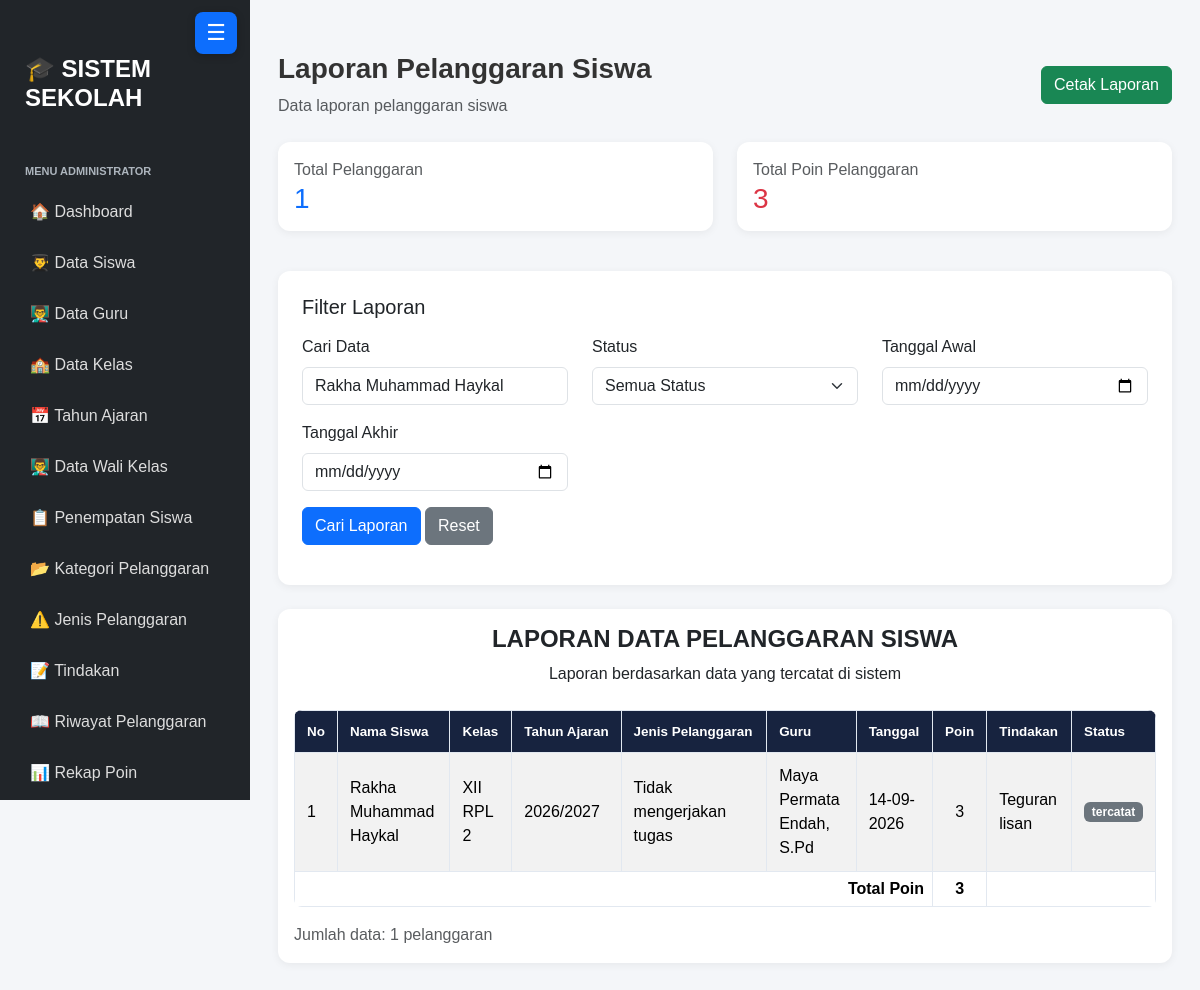
/laporan.php?cari=Rakha Muhammad Haykal (signed in), run on the app's committed database.
### tables this page shows
CREATE TABLE `t_pelanggaran_siswa` (
  `id` int(11) NOT NULL,
  `tahun_ajaran_id` int(11) DEFAULT NULL,
  `siswa_id` int(11) DEFAULT NULL,
  `nama_siswa` varchar(150) NOT NULL,
  `kelas_id` int(11) DEFAULT NULL,
  `nama_kelas` varchar(100) NOT NULL,
  `pelanggaran_id` int(11) DEFAULT NULL,
  `nama_pelanggaran` varchar(150) NOT NULL,
  `pelanggaran_kategori_id` int(11) DEFAULT NULL,
  `guru_id` int(11) DEFAULT NULL,
  `nama_guru` varchar(150) NOT NULL,
  `tanggal` date DEFAULT NULL,
  `keterangan` text NOT NULL,
  `poin` int(11) NOT NULL,
  `tindakan` text NOT NULL,
  `status` varchar(30) NOT NULL,
  `created_at` timestamp NOT NULL DEFAULT current_timestamp(),
  `updated_at` timestamp NOT NULL DEFAULT current_timestamp()
);

CREATE TABLE `t_tahun_ajaran` (
  `id` int(11) NOT NULL,
  `nama` varchar(20) DEFAULT NULL,
  `tanggal_mulai` date NOT NULL,
  `tanggal_selesai` date NOT NULL,
  `status_aktif` tinyint(1) NOT NULL,
  `created_at` timestamp NOT NULL DEFAULT current_timestamp(),
  `updated_at` timestamp NOT NULL DEFAULT current_timestamp()
);

### laporan.php (the view, shortened to what this page needs)
<?php
include 'config/koneksi.php';
$cari = trim($_GET['cari'] ?? '');
$status = trim($_GET['status'] ?? '');
$tanggal_awal = trim($_GET['tanggal_awal'] ?? '');
$tanggal_akhir = trim($_GET['tanggal_akhir'] ?? '');
$sql = "
    SELECT
        p.id,
        p.nama_siswa,
        p.nama_kelas,
        p.nama_pelanggaran,
        p.nama_guru,
        p.tanggal,
        p.keterangan,
        p.poin,
        p.tindakan,
        p.status,
        ta.nama AS tahun_ajaran
    FROM t_pelanggaran_siswa p
    LEFT JOIN t_tahun_ajaran ta
        ON p.tahun_ajaran_id = ta.id
    WHERE
        (
            p.nama_siswa LIKE ?
            OR p.nama_kelas LIKE ?
            OR p.nama_guru LIKE ?
            OR p.nama_pelanggaran LIKE ?
        )
        AND (? = '' OR p.status = ?)
        AND (? = '' OR p.tanggal >= ?)
        AND (? = '' OR p.tanggal <= ?)
    ORDER BY p.tanggal DESC, p.id DESC
";
$stmt = mysqli_prepare($koneksi, $sql);
$keyword = '%' . $cari . '%';
mysqli_stmt_bind_param(
    $stmt,
    "ssssssssss",
    $keyword,
    $keyword,
    $keyword,
    $keyword,
    $status,
    $status,
    $tanggal_awal,
    $tanggal_awal,
    $tanggal_akhir,
    $tanggal_akhir
);
mysqli_stmt_execute($stmt);
$hasil = mysqli_stmt_get_result($stmt);
$laporan = [];
$total_poin = 0;
while ($row = mysqli_fetch_assoc($hasil)) {
    $laporan[] = $row;
    $total_poin += (int) $row['poin'];
}
$total_pelanggaran = count($laporan);
function aman($teks) {
    return htmlspecialchars((string) $teks, ENT_QUOTES, 'UTF-8');
}
function formatTanggal($tanggal) {
    return date('d-m-Y', strtotime($tanggal));
}
?>
<!DOCTYPE html>
<html lang="id">
<head>
    <link href="https://cdn.jsdelivr.net/npm/bootstrap@5.3.3/dist/css/bootstrap.min.css"
          rel="stylesheet">
</head>
<body>
<?php include __DIR__ . '/layout/sidebar.php'; ?>
<div class="content">
    <div class="d-flex justify-content-between align-items-center mb-4">
        <div>
            <h3 class="judul-laporan">Laporan Pelanggaran Siswa</h3>
            <p class="text-muted mb-0">
                Data laporan pelanggaran siswa
            </p>
        </div>
        <div class="tombol-aksi">
            <button onclick="window.print()" class="btn btn-success">
                Cetak Laporan
            </button>
        </div>
    </div>
    <div class="row mb-4">
        <div class="col-md-6 mb-3">
            <div class="card p-3">
                <div class="text-muted">Total Pelanggaran</div>
                <h3 class="text-primary mb-0">
                    <?= $total_pelanggaran; ?>
                </h3>
            </div>
        </div>
        <div class="col-md-6 mb-3">
            <div class="card p-3">
                <div class="text-muted">Total Poin Pelanggaran</div>
                <h3 class="text-danger mb-0">
                    <?= $total_poin; ?>
                </h3>
            </div>
        </div>
    </div>
    <div class="card p-4 mb-4 filter-area">
        <h5 class="mb-3">Filter Laporan</h5>
        <form method="GET" action="laporan.php">
            <div class="row">
                <div class="col-md-4 mb-3">
                    <label class="form-label">Cari Data</label>
                    <input
                        type="text"
                        name="cari"
                        class="form-control"
                        placeholder="Nama siswa, kelas, guru..."
                        value="<?= aman($cari); ?>"
                    >
                </div>
                <div class="col-md-4 mb-3">
                    <label class="form-label">Status</label>
                    <select name="status" class="form-select">
                        <option value="">Semua Status</option>
                    </select>
                </div>
                <div class="col-md-4 mb-3">
                    <label class="form-label">Tanggal Awal</label>
                    <input
                        type="date"
                        name="tanggal_awal"
                        class="form-control"
                        value="<?= aman($tanggal_awal); ?>"
                    >
                </div>
                <div class="col-md-4 mb-3">
                    <label class="form-label">Tanggal Akhir</label>
                    <input
                        type="date"
                        name="tanggal_akhir"
                        class="form-control"
                        value="<?= aman($tanggal_akhir); ?>"
                    >
                </div>
            </div>
            <button type="submit" class="btn btn-primary">
                Cari Laporan
            </button>
            <a href="laporan.php" class="btn btn-secondary">
                Reset
            </a>
        </form>
    </div>
    <div class="card p-3">
        <div class="text-center mb-4">
            <h4 class="fw-bold">LAPORAN DATA PELANGGARAN SISWA</h4>
            <p class="mb-0">Laporan berdasarkan data yang tercatat di sistem</p>
        </div>
        <div class="table-responsive">
            <table class="table table-bordered table-striped">
                <thead>
                    <tr>
                        <th>No</th>
                        <th>Nama Siswa</th>
                        <th>Kelas</th>
                        <th>Tahun Ajaran</th>
                        <th>Jenis Pelanggaran</th>
                        <th>Guru</th>
                        <th>Tanggal</th>
                        <th>Poin</th>
                        <th>Tindakan</th>
                        <th>Status</th>
                    </tr>
                </thead>
                <tbody>
                <?php if ($total_pelanggaran > 0): ?>
                    <?php $no = 1; ?>
                    <?php foreach ($laporan as $row): ?>
                        <tr>
                            <td><?= $no++; ?></td>
                            <td><?= aman($row['nama_siswa']); ?></td>
                            <td><?= aman($row['nama_kelas']); ?></td>
                            <td>
                                <?= aman($row['tahun_ajaran'] ?? '-'); ?>
                            </td>
                            <td><?= aman($row['nama_pelanggaran']); ?></td>
                            <td><?= aman($row['nama_guru']); ?></td>
                            <td><?= formatTanggal($row['tanggal']); ?></td>
                            <td class="text-center">
                                <?= (int) $row['poin']; ?>
                            </td>
                            <td><?= aman($row['tindakan'] ?: '-'); ?></td>
                            <td>
                                <?php
                                $warna = 'secondary';
                                ?>
                                <span class="badge bg-<?= $warna; ?>">
                                    <?= aman($row['status'] ?: '-'); ?>
                                </span>
                            </td>
                        </tr>
                    <?php endforeach; ?>
                <?php endif; ?>
                </tbody>
                <?php if ($total_pelanggaran > 0): ?>
                    <tfoot>
                        <tr class="fw-bold">
                            <td colspan="7" class="text-end">
                                Total Poin
                            </td>
                            <td class="text-center">
                                <?= $total_poin; ?>
                            </td>
                            <td colspan="2"></td>
                        </tr>
                    </tfoot>
                <?php endif; ?>
            </table>
        </div>
        <div class="mt-3 text-muted">
            Jumlah data: <?= $total_pelanggaran; ?> pelanggaran
        </div>
    </div>
</div>
</body>
</html>

### laporan.php (style rules this page uses)
body { background: #f4f6f9; font-family: Arial, sans-serif; }
.content { padding: 25px; }
.card { border: none; border-radius: 12px; box-shadow: 0 2px 8px rgba(0,0,0,0.06); }
.table th { background: #0d6efd; color: white; white-space: nowrap; }
.table td { vertical-align: middle; }
.judul-laporan { font-weight: bold; color: #333; }

### layout/sidebar.php (style rules this page uses)
body { margin: 0; padding-left: 0; background: #f4f6f9; font-family: Arial, sans-serif; }
.content { margin-left: 250px !important; padding: 28px !important; }
.table-responsive { overflow-x: auto; border-radius: 8px; -webkit-overflow-scrolling: touch; }
.table-responsive > .table { min-width: 720px; margin-bottom: 0; border-color: #e2e8f0; color: #263248; vertical-align: middle; }
.table-responsive > .table thead th { padding: 13px 12px; border-bottom: 0; background-color: #17233f; color: #fff; font-size: 0.84rem; font-weight: 600; white-space: nowrap; }
.table-responsive > .table tbody td { padding: 11px 12px; line-height: 1.5; }

### data on the page
t_pelanggaran_siswa: nama_siswa "Rakha Muhammad Haykal", nama_kelas "XII RPL 2", tahun_ajaran.nama "2026/2027", nama_pelanggaran "Tidak mengerjakan tugas", nama_guru "Maya Permata Endah, S.Pd", tanggal "14-09-2026", poin "3", tindakan "Teguran lisan", status "tercatat"

### other printed values
$total_pelanggaran "1"
$total_poin "3"
